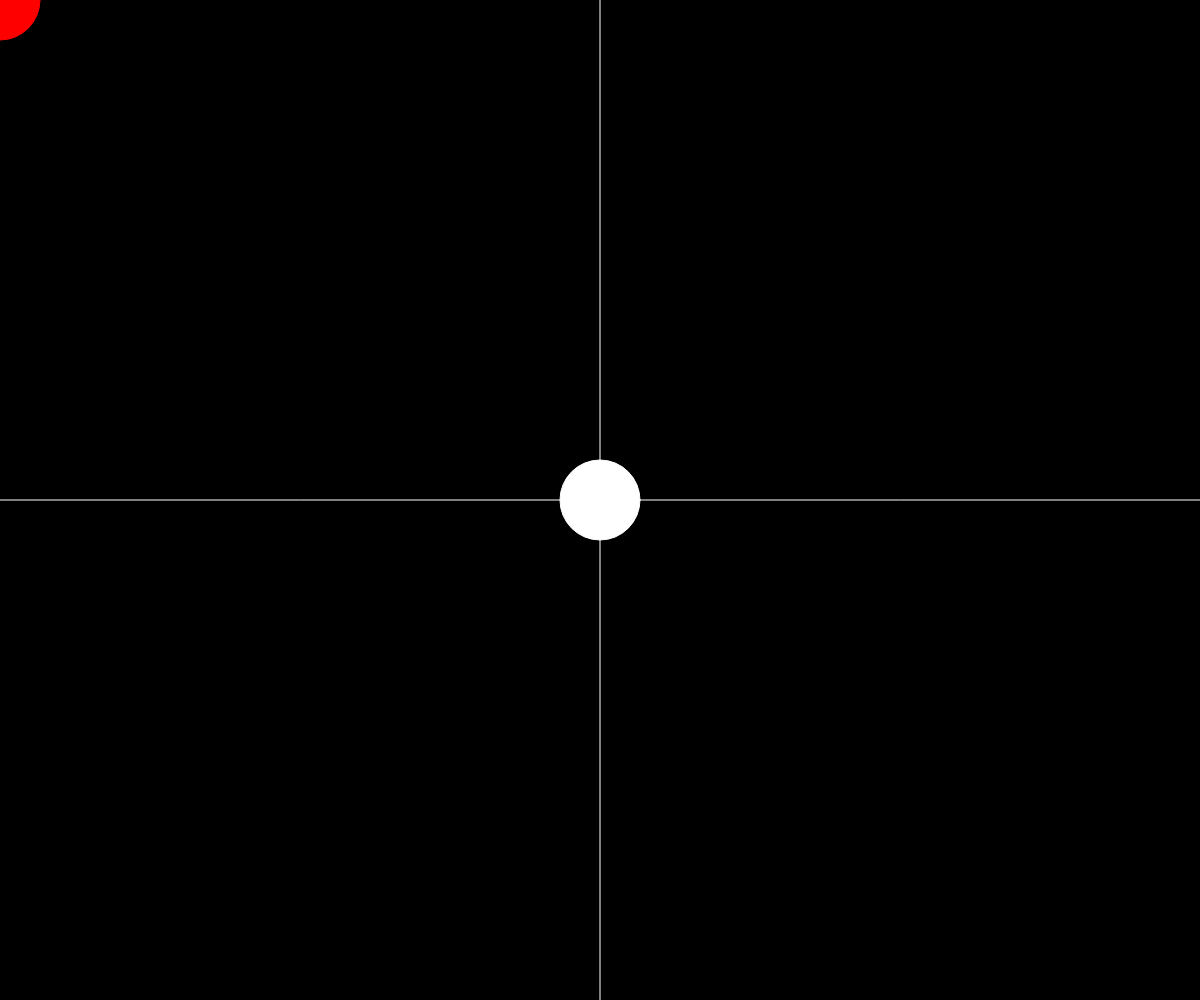
Frame 1 (no input)
Frame 60 (no input): identical to frame 1, image omitted
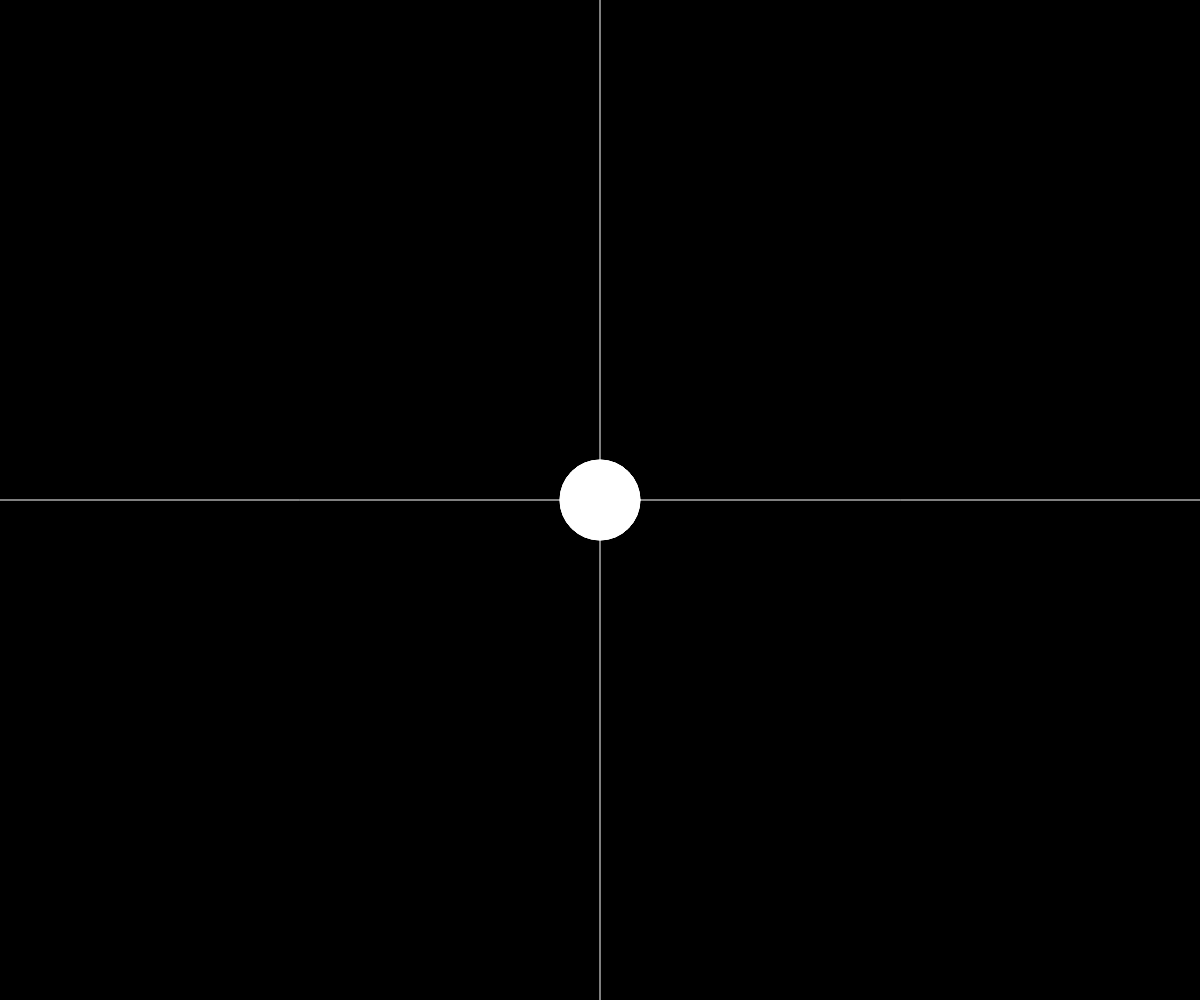
Frame 120 (the mouse pressed at the canvas centre since frame 60)

The p5.js sketch that drew these frames (run headless with seeded random() and noise() and a simulated clock; from frame 60 on, the mouse is pressed at the canvas centre):

// p5.js sketch
// ── sketch.js
var halfWidth = window.innerWidth * 0.5;
var halfHeight = window.innerHeight * 0.5;

function setup() { 
	createCanvas( window.innerWidth,window.innerHeight);
	console.log("halfHeight:"+halfHeight);
	console.log("halfWidth:"+halfWidth);
} 

function draw() { 
	console.log("width:"+width);
	console.log("height:"+height);
	 // Set the background to black and turn off the fill color
	background(0);
	stroke(255);
	fill(255);
	//point(halfWidth, 10);
	ellipse(halfWidth, halfHeight, 80, 80);
	line(halfWidth, 0, halfWidth, height);
	line(0, halfHeight, width, halfHeight);
	 
	if (mouseIsPressed) {
		fill(255);
	} else {
		stroke(255, 0, 0);
	 	// set a fill color (red, green, blue)
		fill(255,0,0);
	}
	ellipse(mouseX, mouseY, 80, 80);

  	//triangle(halfWidth-50, halfHeight+50, halfWidth, halfHeight-50, halfWidth+50, halfHeight+50);
}
